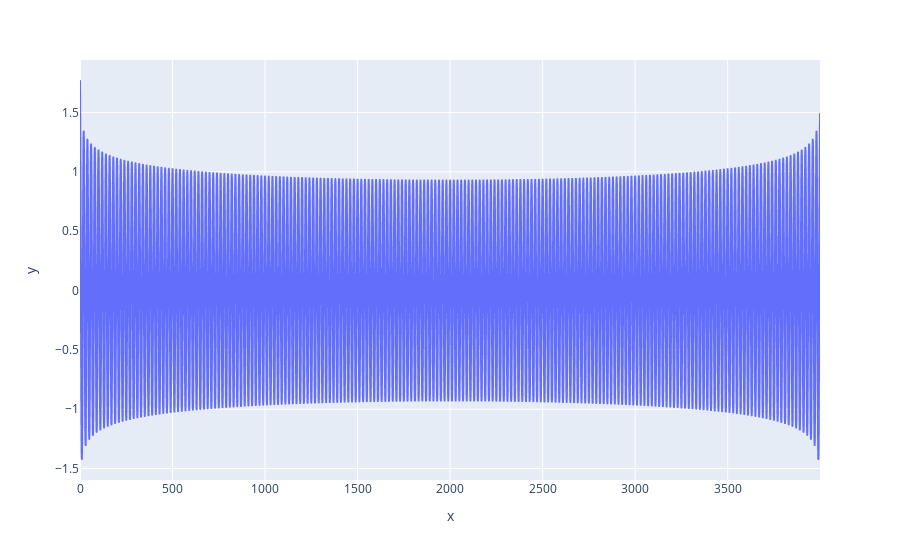

Notebook cell for this chart:
### Code cell
px.line( y=b)

### Figure 1 — Plotly figure (JSON) as saved in the notebook; plotly's stock layout.template omitted (floating-point values rounded to 4 significant figures; data arrays with more than 128 entries replaced by an {"elided": "..."} marker saying what was removed)
{"data": [{"hovertemplate": "x=%{x}<br>y=%{y}<extra></extra>", "legendgroup": "", "line": {"color": "#636efa", "dash": "solid"}, "marker": {"symbol": "circle"}, "mode": "lines", "name": "", "showlegend": false, "type": "scattergl", "x": {"elided": "4000 int values"}, "xaxis": "x", "y": {"elided": "4000 float values"}, "yaxis": "y"}], "layout": {"legend": {"tracegroupgap": 0}, "margin": {"t": 60}, "xaxis": {"anchor": "y", "domain": [0, 1], "title": {"text": "x"}}, "yaxis": {"anchor": "x", "domain": [0, 1], "title": {"text": "y"}}}}
